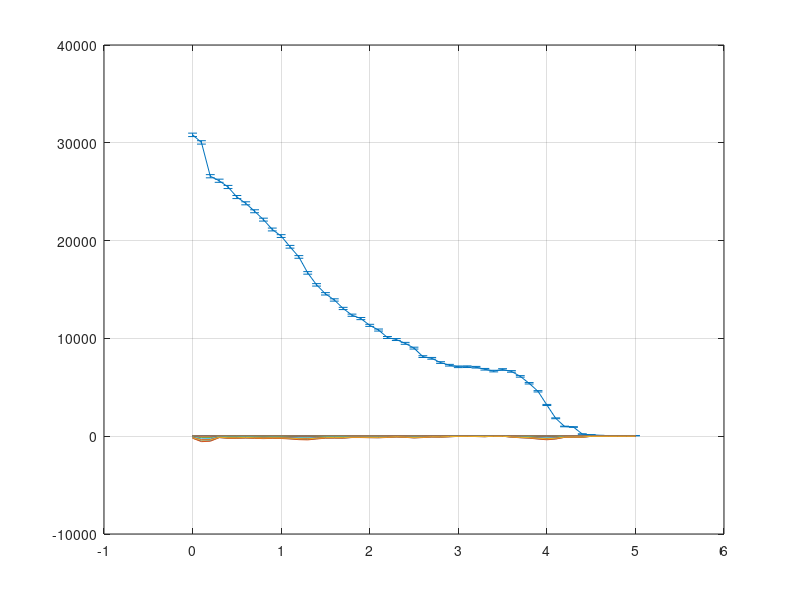

This figure's MATLAB source:
  int_count=[30813,30041, 26582, 26122, 25483, 24454, 23813, 23001, 22145, 21136, 20465, ...
      19370, 18329, 16698, 15475, 14559, 13930, 13062, 12371, 12029, 11335, 10855, ...
      10093, 9883, 9496, 9007, 8139, 7964, 7530, 7259, 7098, 7106, 7053, 6845, 6659, ...
      6820, 6625, 6116, 5411, 4591, 3193, 1830, 994, 939, 218, 138, 81, 58, 42, 38, 53];
  
  volts=[0,0.1,0.2,0.3,0.4,0.5,0.6,0.7,0.8,0.9,1,1.1,1.2,1.3,1.4,1.5,1.6,1.7,1.8,1.9,2,2.1, ...
      2.2,2.3,2.4,2.5,2.6,2.7,2.8,2.9,3,3.1,3.2,3.3,3.4,3.5,3.6,3.7,3.8,3.9,4,4.1,4.2,4.3,4.4,4.5,4.6,4.7,4.8,4.9,5];
  
  errorbar(volts,int_count,int_count.^(1/2),'')
  grid on
  hold on
  
  dint_count=gradient(int_count(:))./gradient(volts(:));
  plot(volts,dint_count./int_count)